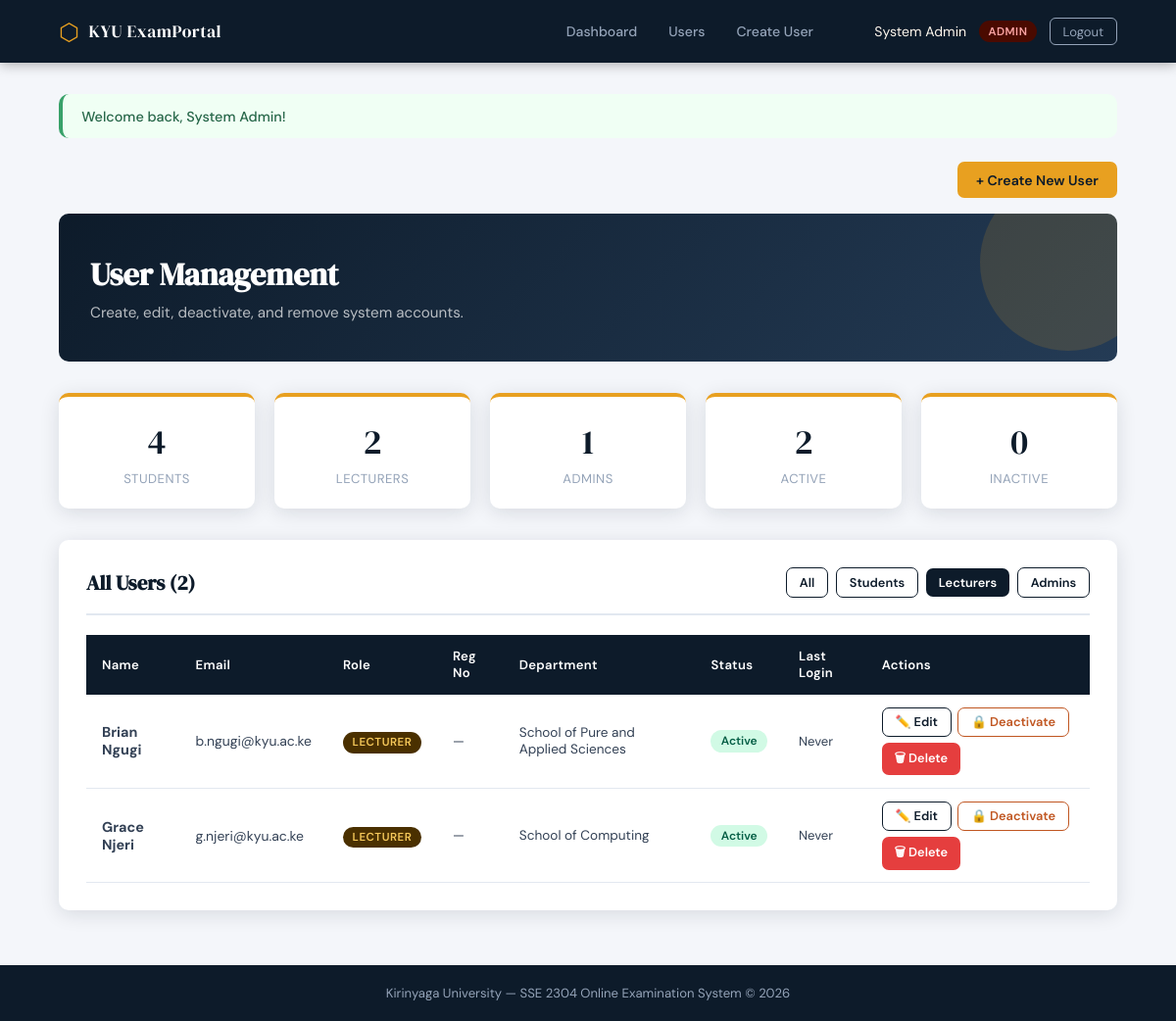
/project/admin/manage_users.php?role=lecturer (signed in), run on the app's committed database.
### tables this page shows
CREATE TABLE IF NOT EXISTS users (
    id            INT UNSIGNED    NOT NULL AUTO_INCREMENT,
    full_name     VARCHAR(150)    NOT NULL,
    email         VARCHAR(200)    NOT NULL,
    password_hash VARCHAR(255)    NOT NULL,
    role          ENUM('student','lecturer','admin') NOT NULL DEFAULT 'student',
    reg_no        VARCHAR(50)     NULL,
    phone         VARCHAR(20)     NULL,
    department    VARCHAR(100)    NULL,
    is_active     TINYINT(1)      NOT NULL DEFAULT 1,
    last_login    DATETIME        NULL,
    created_at    DATETIME        NOT NULL DEFAULT CURRENT_TIMESTAMP,

    PRIMARY KEY (id),
    UNIQUE KEY uq_email (email)
);

### project/admin/manage_users.php (the view, shortened to what this page needs)
<?php
require_once __DIR__ . '/../config/session.php';
$db = getDB();
$colRes       = $db->query("SHOW COLUMNS FROM users");
$existingCols = array_column($colRes->fetch_all(MYSQLI_ASSOC), 'Field');
$hasDept      = in_array('department', $existingCols);
$role_filter = $_GET['role'] ?? '';
if ($role_filter && in_array($role_filter, ['student','lecturer','admin'])) {
    $stmt = $db->prepare("SELECT * FROM users WHERE role = ? ORDER BY created_at DESC");
    $stmt->bind_param('s', $role_filter);
} else {
    $stmt = $db->prepare("SELECT * FROM users ORDER BY created_at DESC");
}
$stmt->execute();
$users = $stmt->get_result()->fetch_all(MYSQLI_ASSOC);
$stmt   = $db->query("SELECT role, COUNT(*) AS cnt FROM users GROUP BY role");
$counts = array_column($stmt->fetch_all(MYSQLI_ASSOC), 'cnt', 'role');
$activeCount = $inactiveCount = 0;
foreach ($users as $u) {
    if ($u['is_active'] ?? 1) $activeCount++; else $inactiveCount++;
}
include __DIR__ . '/../includes/header.php';
?>
<div class="flex-between mb-2">
    <a href="<?= BASE_URL ?>/admin/create_user.php" class="btn btn-amber">+ Create New User</a>
</div>
<div class="page-header">
    <h1>User Management</h1>
    <p>Create, edit, deactivate, and remove system accounts.</p>
</div>
<div class="stats-grid">
    <div class="stat-card">
        <div class="stat-number"><?= $counts['student']    ?? 0 ?></div>
        <div class="stat-label">Students</div>
    </div>
    <div class="stat-card">
        <div class="stat-number"><?= $counts['lecturer'] ?? 0 ?></div>
        <div class="stat-label">Lecturers</div>
    </div>
    <div class="stat-card">
        <div class="stat-number"><?= $counts['admin']      ?? 0 ?></div>
        <div class="stat-label">Admins</div>
    </div>
    <div class="stat-card">
        <div class="stat-number"><?= $activeCount ?></div>
        <div class="stat-label">Active</div>
    </div>
    <div class="stat-card">
        <div class="stat-number"><?= $inactiveCount ?></div>
        <div class="stat-label">Inactive</div>
    </div>
</div>
<div class="card">
    <div class="card-header">
        <h2 class="card-title">All Users (<?= count($users) ?>)</h2>
        <div class="flex gap-1">
            <a href="manage_users.php" class="btn btn-sm <?= !$role_filter               ? 'btn-primary' : 'btn-outline' ?>">All</a>
            <a href="?role=student"    class="btn btn-sm <?= $role_filter==='student'     ? 'btn-primary' : 'btn-outline' ?>">Students</a>
            <a href="?role=lecturer" class="btn btn-sm <?= $role_filter==='lecturer'  ? 'btn-primary' : 'btn-outline' ?>">Lecturers</a>
            <a href="?role=admin"      class="btn btn-sm <?= $role_filter==='admin'       ? 'btn-primary' : 'btn-outline' ?>">Admins</a>
        </div>
    </div>
    <div class="table-wrap">
        <table>
            <thead>
                <tr>
                    <th>Name</th>
                    <th>Email</th>
                    <th>Role</th>
                    <th>Reg No</th>
                    <?php if ($hasDept): ?><th>Department</th><?php endif; ?>
                    <th>Status</th>
                    <th>Last Login</th>
                    <th>Actions</th>
                </tr>
            </thead>
            <tbody>
            <?php foreach ($users as $u):
                $isActive = (bool)($u['is_active'] ?? 1);
                $isSelf   = ($u['id'] === (int)$_SESSION['user_id']);
            ?>
            <tr class="<?= !$isActive ? 'user-inactive' : '' ?>">
                <td>
                    <strong><?= htmlspecialchars($u['full_name']) ?></strong>
                </td>
                <td style="font-size:0.87rem;"><?= htmlspecialchars($u['email']) ?></td>
                <td>
                    <span class="nav-role-badge nav-role-<?= $u['role'] ?>"><?= $u['role'] === 'lecturer' ? 'Lecturer' : ucfirst($u['role']) ?></span>
                </td>
                <td style="font-size:0.85rem;"><?= htmlspecialchars($u['reg_no'] ?? '—') ?></td>
                <?php if ($hasDept): ?>
                <td style="font-size:0.85rem;"><?= htmlspecialchars($u['department'] ?? '—') ?></td>
                <?php endif; ?>
                <td>
                    <?php if ($isActive): ?>
                        <span class="badge badge-active">Active</span>
                    <?php else: ?>
                        <span class="badge badge-inactive">Inactive</span>
                    <?php endif; ?>
                </td>
                <td style="font-size:0.82rem;">
                    <?= !empty($u['last_login']) ? date('d M Y, H:i', strtotime($u['last_login'])) : 'Never' ?>
                </td>
                <td>
                    <div class="action-group">
                        <a href="<?= BASE_URL ?>/admin/edit_user.php?id=<?= $u['id'] ?>"
                           class="btn btn-outline btn-sm">✏️ Edit</a>
                        <?php if (!$isSelf): ?>
                        <form method="POST" style="display:inline;">
                            <button type="submit"
                                    class="btn btn-sm <?= $isActive ? 'btn-outline' : 'btn-success' ?>"
                                    style="<?= $isActive ? 'color:#c05621;border-color:#c05621;' : '' ?>"
                                    data-confirm="<?= $isActive
                                        ? 'Deactivate ' . htmlspecialchars($u['full_name']) . '? They will not be able to log in.'
                                        : 'Reactivate ' . htmlspecialchars($u['full_name']) . '?' ?>">
                                <?= $isActive ? '🔒 Deactivate' : '🔓 Activate' ?>
                            </button>
                        </form>
                        <form method="POST" style="display:inline;">
                            <button type="submit" class="btn btn-danger btn-sm"
                                    data-confirm="Permanently delete <?= htmlspecialchars($u['full_name']) ?>? This cannot be undone.">
                                🗑 Delete
                            </button>
                        </form>
                        <?php else: ?>
                            <span class="text-muted" style="font-size:0.8rem;padding:0 0.25rem;">
                                (Deactivate / Delete unavailable for your own account)
                            </span>
                        <?php endif; ?>
                    </div>
                </td>
            </tr>
            <?php endforeach; ?>
            </tbody>
        </table>
    </div>
</div>
<?php include __DIR__ . '/../includes/footer.php'; ?>

### project/assets/css/style.css (style rules this page uses)
:root { --navy: #0d1b2a; --navy-mid: #1b2e45; --navy-soft: #243b55; --amber: #e8a020; --amber-lt: #f5c85a; --cream: #fdf6ec; --white: #ffffff; --gray-100: #f4f6fa; --gray-200: #e2e8f0; --gray-400: #94a3b8; --gray-700: #334155; --red: #e53e3e; --green: #38a169; --radius: 10px; --shadow: 0 4px 20px rgba(13, 27, 42, 0.12); --transition: 0.2s ease; }
*, *::before, *::after { box-sizing: border-box; margin: 0; padding: 0; }
body { font-family: "DM Sans", sans-serif; background: var(--gray-100); color: var(--gray-700); min-height: 100vh; display: flex; flex-direction: column; }
.nav-role-badge { font-size: 0.72rem; font-weight: 600; padding: 0.2rem 0.6rem; border-radius: 20px; text-transform: uppercase; letter-spacing: 0.5px; }
.nav-role-lecturer { background: #4a3000; color: var(--amber-lt); }
.card { background: var(--white); border-radius: var(--radius); box-shadow: var(--shadow); padding: 1.75rem; margin-bottom: 1.5rem; }
.card-header { display: flex; align-items: center; justify-content: space-between; margin-bottom: 1.25rem; padding-bottom: 1rem; border-bottom: 2px solid var(--gray-200); }
.card-title { font-family: "DM Serif Display", serif; font-size: 1.3rem; color: var(--navy); }
.page-header { background: linear-gradient(135deg, var(--navy) 0%, var(--navy-soft) 100%); color: var(--white); padding: 2.5rem 2rem; border-radius: var(--radius); margin-bottom: 2rem; position: relative; overflow: hidden; }
.page-header::before { content: ""; position: absolute; top: -40px; right: -40px; width: 180px; height: 180px; border-radius: 50%; background: rgba(232, 160, 32, 0.15); }
.page-header h1 { font-family: "DM Serif Display", serif; font-size: 2rem; margin-bottom: 0.4rem; }
.page-header p { color: rgba(255, 255, 255, 0.7); font-size: 0.95rem; }
.stats-grid { display: grid; grid-template-columns: repeat(auto-fit, minmax(180px, 1fr)); gap: 1.25rem; margin-bottom: 2rem; }
.stat-card { background: var(--white); border-radius: var(--radius); padding: 1.4rem; box-shadow: var(--shadow); text-align: center; border-top: 4px solid var(--amber); transition: transform var(--transition); }
.stat-number { font-family: "DM Serif Display", serif; font-size: 2.2rem; color: var(--navy); }
.stat-label { color: var(--gray-400); font-size: 0.82rem; text-transform: uppercase; letter-spacing: 0.5px; margin-top: 0.3rem; }
.btn { display: inline-flex; align-items: center; gap: 0.4rem; padding: 0.6rem 1.2rem; border-radius: 7px; font-size: 0.88rem; font-weight: 600; cursor: pointer; text-decoration: none; border: none; transition: var(--transition); font-family: "DM Sans", sans-serif; }
.btn-primary { background: var(--navy); color: var(--white); }
.btn-amber { background: var(--amber); color: var(--navy); }
.btn-danger { background: var(--red); color: var(--white); }
.btn-outline { background: transparent; border: 1px solid var(--navy); color: var(--navy); }
.btn-sm { padding: 0.35rem 0.8rem; font-size: 0.8rem; }
.table-wrap { overflow-x: auto; }
table { width: 100%; border-collapse: collapse; font-size: 0.9rem; }
th { background: var(--navy); color: var(--white); padding: 0.85rem 1rem; text-align: left; font-weight: 600; font-size: 0.82rem; letter-spacing: 0.3px; }
td { padding: 0.8rem 1rem; border-bottom: 1px solid var(--gray-200); }
.badge { display: inline-block; padding: 0.2rem 0.65rem; border-radius: 20px; font-size: 0.75rem; font-weight: 600; }
.badge-active { background: #d1fae5; color: #065f46; }
.mb-2 { margin-bottom: 1rem; }
.flex { display: flex; align-items: center; }
.flex-between { display: flex; align-items: center; justify-content: space-between; }
.gap-1 { gap: 0.5rem; }

### project/admin/manage_users.php (style rules this page uses)
.action-group { display:flex; gap:0.4rem; align-items:center; flex-wrap:wrap; }

### data on the page
users: full_name "Brian Ngugi", email "b.ngugi@kyu.ac.ke", role "LECTURER", reg_no "—", department "School of Pure and Applied Sciences", is_active "Active", shows "Never"
users: full_name "Grace Njeri", email "g.njeri@kyu.ac.ke", role "LECTURER", reg_no "—", department "School of Computing", is_active "Active", shows "Never"

### other printed values
$userName "System Admin"
$role "ADMIN"
$flash['message'] "Welcome back, System Admin!"
$counts['student'] "4"
$counts['lecturer'] "2"
$counts['admin'] "1"
$activeCount "2"
$inactiveCount "0"
count($users) "2"
